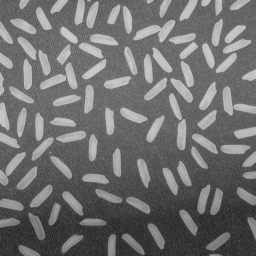
#> input picture images/rice.png, 256 x 256 px
$ jupyter execute q5_gaussian_filtering.ipynb
#> lines starting #> are read from the running program, lines starting #| are printed output that depends on the picture
**Sub questions:**
- **(a)** Using NumPy, compute a **normalized 5×5 Gaussian kernel** for σ = 2
- **(b)** Visualize a **51×51 Gaussian kernel** as a **3D surface plot**
- **(c)** Apply Gaussian smoothing using the **manually computed kernel**
- **(d)** Do the same using **OpenCV's `cv.GaussianBlur()`** and compare

**Image:** `rice.png`

[cell 1]
import cv2 as cv
import numpy as np
import matplotlib.pyplot as plt
from mpl_toolkits.mplot3d import Axes3D
from matplotlib import cm
import os

# Load grayscale image
img = cv.imread('../images/rice.png', cv.IMREAD_GRAYSCALE)
#> img is the input picture: shape (256, 256); min 40, max 204, mean 111.2
assert img is not None, "Could not load rice.png"

print(f"Image : rice.png")
print(f"Shape : {img.shape}")
#| Shape : (256, 256)
print(f"Dtype : {img.dtype}")
#| Dtype : uint8
print(f"Mean  : {img.mean():.2f} | Std: {img.std():.2f}")
#| Mean  : 111.25 | Std: 42.49

os.makedirs('../outputs/q5', exist_ok=True)

[cell 2]
fig, ax = plt.subplots(figsize=(5, 5))
ax.imshow(img, cmap='gray', vmin=0, vmax=255)
ax.set_title('Original Image — rice.png', fontsize=12)
ax.axis('off')
plt.tight_layout()
plt.savefig('../outputs/q5/q5_original.png', dpi=150, bbox_inches='tight')
plt.show()

## (a) Normalized 5×5 Gaussian Kernel, σ = 2

[cell 3]
def gaussian_kernel_2d(size, sigma):
    assert size % 2 == 1, "Kernel size must be odd"

    half = size // 2                          # e.g. 2 for a 5x5 kernel
    ax   = np.arange(-half, half + 1)         # [-2, -1, 0, 1, 2]

    # Create 2D coordinate grids
    X, Y = np.meshgrid(ax, ax)               # both shape (size, size)

    # Evaluate Gaussian (without the 1/2pi*sigma^2 prefactor)
    kernel_raw = np.exp(-(X**2 + Y**2) / (2.0 * sigma**2))

    # Normalize so the kernel sums to 1
    kernel = kernel_raw / kernel_raw.sum()

    return kernel


# Compute the 5x5 kernel for sigma = 2
sigma  = 2
kernel_5x5 = gaussian_kernel_2d(size=5, sigma=sigma)

print(f"5×5 Gaussian Kernel (σ = {sigma}):")
print(f"Sum of all values: {kernel_5x5.sum():.10f}  (should be 1.0)")
print()
print(np.round(kernel_5x5, 6))

[cell 4]
# Visualize 5x5 kernel as a heatmap with values annotated
fig, ax = plt.subplots(figsize=(6, 5))
im = ax.imshow(kernel_5x5, cmap='hot', interpolation='nearest')
plt.colorbar(im, ax=ax)

# Annotate each cell with its value
for i in range(5):
    for j in range(5):
        ax.text(j, i, f'{kernel_5x5[i, j]:.4f}',
                ha='center', va='center', fontsize=9,
                color='black' if kernel_5x5[i, j] > 0.04 else 'white')

ax.set_title(f'5×5 Gaussian Kernel  (σ = {sigma})', fontsize=13)
ax.set_xticks(range(5)); ax.set_xticklabels(['-2','-1','0','1','2'])
ax.set_yticks(range(5)); ax.set_yticklabels(['-2','-1','0','1','2'])
ax.set_xlabel('x'); ax.set_ylabel('y')
plt.tight_layout()
plt.savefig('../outputs/q5/q5_kernel_5x5_heatmap.png', dpi=150, bbox_inches='tight')
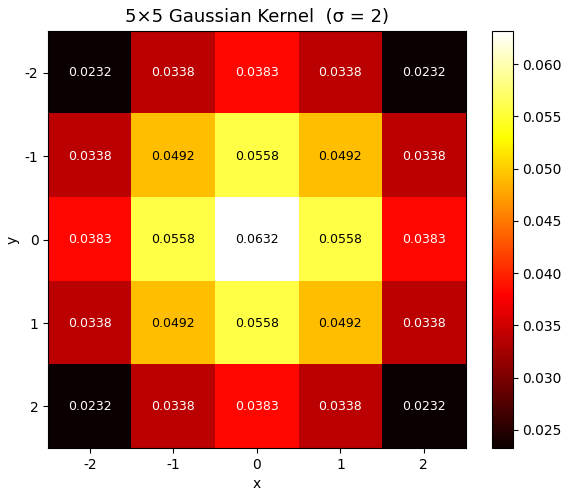
#> figure drawn by matplotlib, 2 panels
plt.show()

## (b) 51×51 Gaussian Kernel — 3D Surface Plot

[cell 5]
# Compute 51x51 Gaussian kernel
kernel_51x51 = gaussian_kernel_2d(size=51, sigma=sigma)

# Build coordinate axes for the surface plot
half_51 = 25
ax_coords = np.arange(-half_51, half_51 + 1)   # -25 to 25
X51, Y51  = np.meshgrid(ax_coords, ax_coords)

# 3D surface plot
fig = plt.figure(figsize=(10, 7))
ax3d = fig.add_subplot(111, projection='3d')

surf = ax3d.plot_surface(X51, Y51, kernel_51x51,
                          cmap=cm.coolwarm,
                          linewidth=0,
                          antialiased=True)

fig.colorbar(surf, ax=ax3d, shrink=0.5, aspect=10, label='Kernel coefficient')

ax3d.set_title(f'51×51 Gaussian Kernel — 3D Surface  (σ = {sigma})', fontsize=13)
ax3d.set_xlabel('x'); ax3d.set_ylabel('y'); ax3d.set_zlabel('G(x,y)')
ax3d.view_init(elev=30, azim=-60)

plt.tight_layout()
plt.savefig('../outputs/q5/q5_kernel_51x51_3d.png', dpi=150, bbox_inches='tight')
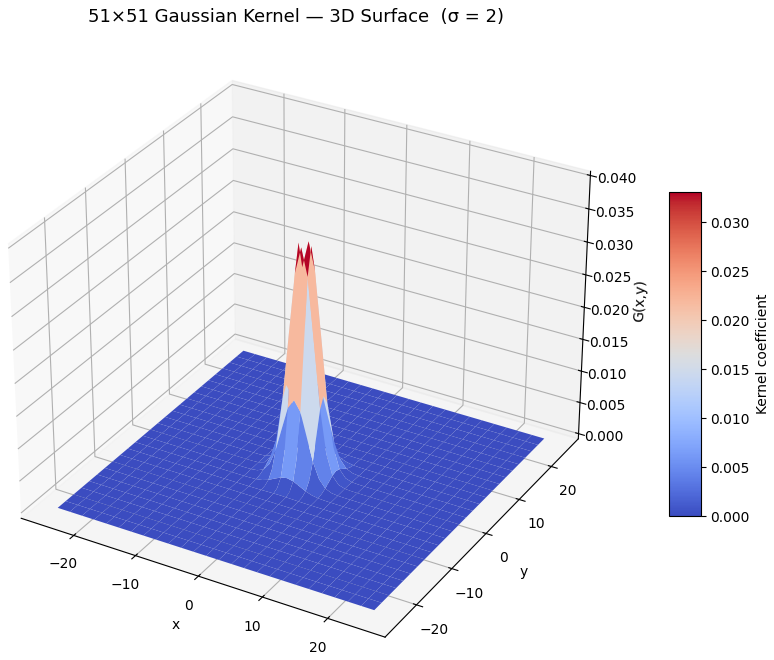
#> figure drawn by matplotlib, 2 panels
plt.show()

print(f"51×51 kernel — Max value (centre): {kernel_51x51.max():.8f}")
print(f"Sum of all values                : {kernel_51x51.sum():.10f}")

## (c) Gaussian Smoothing with Manual Kernel

[cell 6]
# Apply 5x5 Gaussian kernel manually using cv.filter2D
kernel_f32  = kernel_5x5.astype(np.float32)
img_manual  = cv.filter2D(img, ddepth=-1, kernel=kernel_f32)
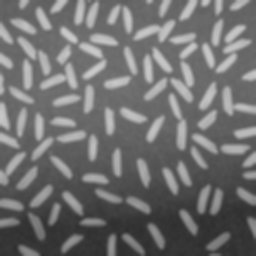
#> img_manual: shape (256, 256); min 46, max 202, mean 111.2

print(f"Original  — Mean: {img.mean():.2f} | Std: {img.std():.2f}")
#| Original  — Mean: 111.25 | Std: 42.49
print(f"Smoothed  — Mean: {img_manual.mean():.2f} | Std: {img_manual.std():.2f}")
#| Smoothed  — Mean: 111.24 | Std: 38.39
print()
print("Note: mean is preserved (kernel sums to 1), std decreases (smoothing reduces contrast)")

## (d) Gaussian Smoothing with OpenCV `cv.GaussianBlur()`

[cell 7]
# Apply OpenCV GaussianBlur with same parameters
img_opencv = cv.GaussianBlur(img, ksize=(5, 5), sigmaX=sigma)

# Pixel-wise difference
diff       = cv.absdiff(img_manual, img_opencv)
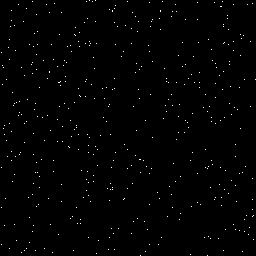
#> diff: shape (256, 256); values 0 (black) and 1 (white), 0.69% white in thin lines or dots
max_diff   = int(diff.max())
#> max_diff = 1
mean_diff  = diff.mean()
#> mean_diff = 0.00688

print(f"OpenCV GaussianBlur — Mean: {img_opencv.mean():.2f} | Std: {img_opencv.std():.2f}")
#| OpenCV GaussianBlur — Mean: 111.24 | Std: 38.39
print()
print(f"Pixel-wise comparison — Manual vs OpenCV:")
print(f"  Max  difference : {max_diff}")
#|   Max  difference : 1
print(f"  Mean difference : {mean_diff:.4f}")
#|   Mean difference : 0.0069
print()
if max_diff <= 2:
    print("✓ Results are consistent — small differences due to kernel generation method")
else:
    print("✗ Larger differences observed — investigate kernel generation")

[cell 8]
# Visual comparison: original | manual | OpenCV | difference
fig, axes = plt.subplots(1, 4, figsize=(20, 5))
fig.suptitle('Q5(c)+(d): Gaussian Smoothing Comparison', fontsize=14, fontweight='bold')

axes[0].imshow(img,        cmap='gray', vmin=0, vmax=255)
axes[0].set_title('Original', fontsize=11); axes[0].axis('off')

axes[1].imshow(img_manual, cmap='gray', vmin=0, vmax=255)
axes[1].set_title('Manual Kernel\n(cv.filter2D)', fontsize=11); axes[1].axis('off')

axes[2].imshow(img_opencv, cmap='gray', vmin=0, vmax=255)
axes[2].set_title('OpenCV\n(cv.GaussianBlur)', fontsize=11); axes[2].axis('off')

axes[3].imshow(diff, cmap='hot')
axes[3].set_title(f'Difference Map\n(max={max_diff}, mean={mean_diff:.3f})', fontsize=11)
axes[3].axis('off')

plt.tight_layout()
plt.savefig('../outputs/q5/q5_gaussian_comparison.png', dpi=150, bbox_inches='tight')
plt.show()

[cell 9]
# Zoomed-in crop to show smoothing effect more clearly
r1, r2, c1, c2 = 80, 180, 80, 180   # crop region

fig, axes = plt.subplots(1, 3, figsize=(15, 5))
fig.suptitle('Zoomed Crop — Smoothing Effect Detail', fontsize=13, fontweight='bold')

axes[0].imshow(img[r1:r2, c1:c2],        cmap='gray', vmin=0, vmax=255)
axes[0].set_title('Original (crop)', fontsize=11); axes[0].axis('off')

axes[1].imshow(img_manual[r1:r2, c1:c2], cmap='gray', vmin=0, vmax=255)
axes[1].set_title('Manual Gaussian (crop)', fontsize=11); axes[1].axis('off')

axes[2].imshow(img_opencv[r1:r2, c1:c2], cmap='gray', vmin=0, vmax=255)
axes[2].set_title('OpenCV GaussianBlur (crop)', fontsize=11); axes[2].axis('off')

plt.tight_layout()
plt.savefig('../outputs/q5/q5_zoom_comparison.png', dpi=150, bbox_inches='tight')
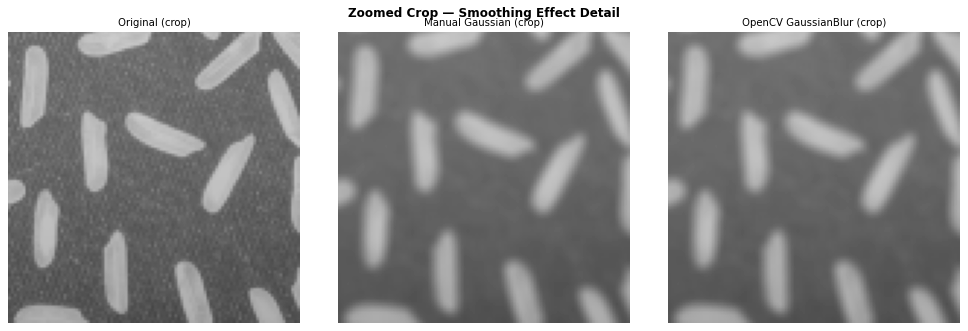
#> figure drawn by matplotlib, 3 panels
plt.show()

[cell 10]
# Summary statistics
print(f"{'Image':<30} {'Mean':>8} {'Std':>8} {'Min':>6} {'Max':>6}")
print("-" * 65)
for name, image in [('Original',              img),
                    ('Manual Gaussian (5x5)',  img_manual),
                    ('OpenCV GaussianBlur',    img_opencv)]:
    print(f"{name:<30} {image.mean():>8.2f} {image.std():>8.2f} "
          f"{int(image.min()):>6} {int(image.max()):>6}")
#> this loop made 3 passes
#> name on passes 1 to 3: 'Original', 'Manual Gaussian (5x5)', 'OpenCV GaussianBlur'
#| Original                         111.25    42.49     40    204
#| Manual Gaussian (5x5)            111.24    38.39     46    202
#| OpenCV GaussianBlur              111.24    38.39     46    202
print()
print(f"Max pixel difference (manual vs OpenCV): {max_diff}")
#| Max pixel difference (manual vs OpenCV): 1

$ run again, with images/sapphire.jpg saved as images/rice.png
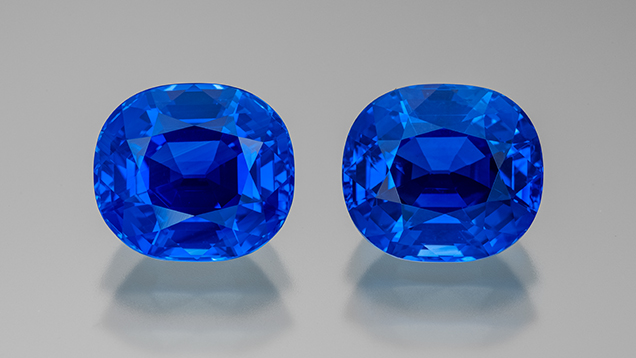
#> input picture images/sapphire.jpg, 636 x 358 px
#| Shape : (358, 636)
#| Dtype : uint8
#| Mean  : 136.47 | Std: 55.35
#| Original  — Mean: 136.47 | Std: 55.35
#| Smoothed  — Mean: 136.47 | Std: 54.55
#> `diff       = cv.absdiff(img_manual, img_opencv)`:
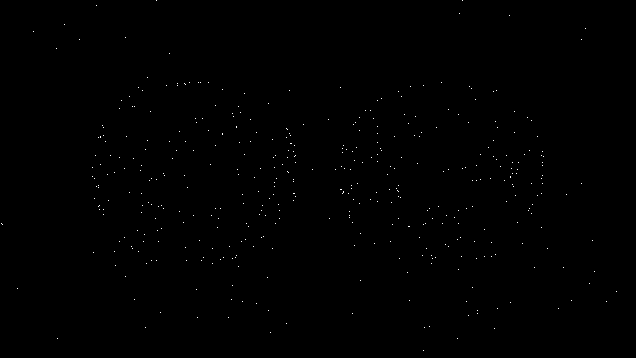
#> diff: shape (358, 636); values 0 (black) and 1 (white), 0.19% white in thin lines or dots
#> max_diff = 1
#> mean_diff = 0.00191
#| OpenCV GaussianBlur — Mean: 136.47 | Std: 54.55
#|   Max  difference : 1
#|   Mean difference : 0.0019
#> `plt.savefig('../outputs/q5/q5_zoom_comparison.png', dpi=150, bbox_inch..`:
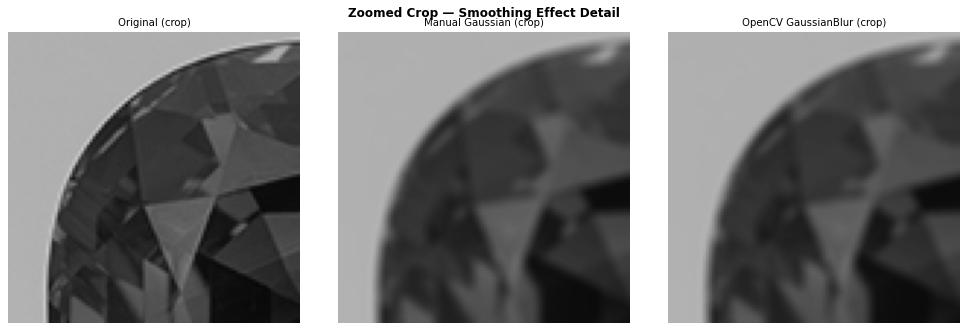
#> figure drawn by matplotlib, 3 panels
#> the loop `for name, image in [('Original',              img), ('Manual Gaussian ..` made 3 passes
#> name on passes 1 to 3: 'Original', 'Manual Gaussian (5x5)', 'OpenCV GaussianBlur'
#> (printed output is left out)
#| Max pixel difference (manual vs OpenCV): 1
